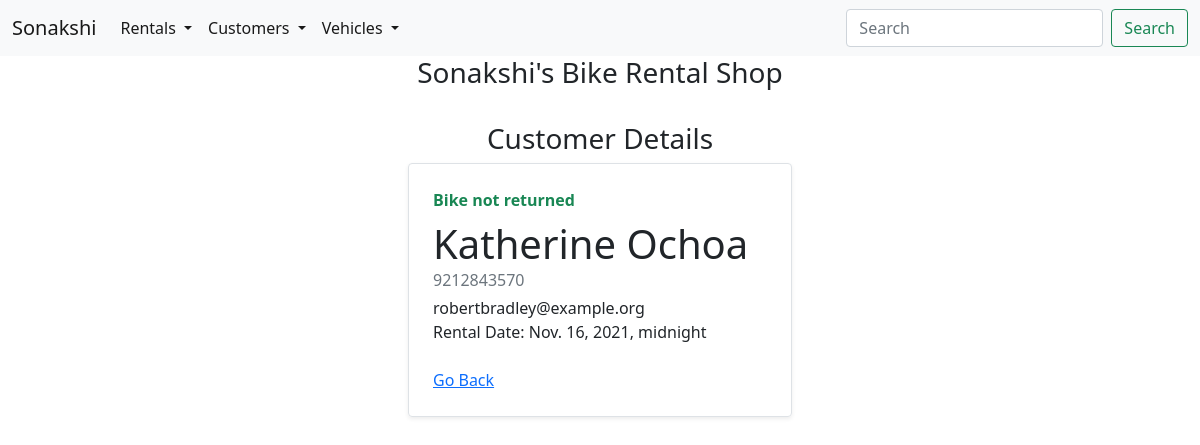
/rent/customer/13/, run on the app's committed database.
### rent/models.py (models this page shows, shortened)
class Rental(models.Model):
    rental_date=models.DateTimeField(blank=True, null=True)
    return_date=models.DateTimeField(blank=True, null=True)
    customer=models.ForeignKey(Customer,on_delete=models.CASCADE)
    vehicle=models.ForeignKey(Vehicle,on_delete=models.CASCADE)

class Customer(models.Model):
    first_name = models.CharField(max_length=50)
    last_name = models.CharField(max_length=50)
    email=models.CharField(max_length=50)
    phonenumber=models.CharField(max_length=20)
    address=models.CharField(max_length=100)
    city=models.CharField(max_length=50)
    country=models.CharField(max_length=50)

### rent/views.py (the view)
# urls.py: path('rent/customer/<int:id>/', views.single_rental, name='single_customer'),
def single_rental(request,id):
    rental_details = Rental.objects.get(id=id)
    return render(request, 'rental/single_rental.html',{'rental_details':rental_details})

### rent/templates/rental/single_rental.html (shortened to what this page needs)
{%include 'base.html'%}
<div class="row mb-2 justify-content-center">
    <div class="col-md-4">
            <h3 style="text-align:center;">Customer Details</h3>
        <div class="row g-0 border rounded overflow-hidden flex-md-row mb-4 shadow-sm h-md-250 position-relative">
            <div class="col p-4 d-flex flex-column position-static">
                <strong class="d-inline-block mb-2 text-success">Bike not returned</strong>
                <h1 class="mb-0">{{rental_details.customer.first_name}} {{rental_details.customer.last_name}}</h1>
                <div class="mb-1 text-muted"> {{rental_details.customer.phonenumber}}</div>
                <p class="mb-auto">{{rental_details.customer.email}}</p>
                <p class="mb-auto">Rental Date: {{rental_details.rental_date}}</p>
                <br>
                <a href="{%url 'all_rental'%}" class="stretched-link">Go Back</a>
            </div>
        </div>
    </div>
</div>

### data on the page
Rental: customer.first_name "Katherine", customer.last_name "Ochoa", customer.phonenumber "9212843570", customer.email "robertbradley@example.org", rental_date "Nov. 16, 2021, midnight"
